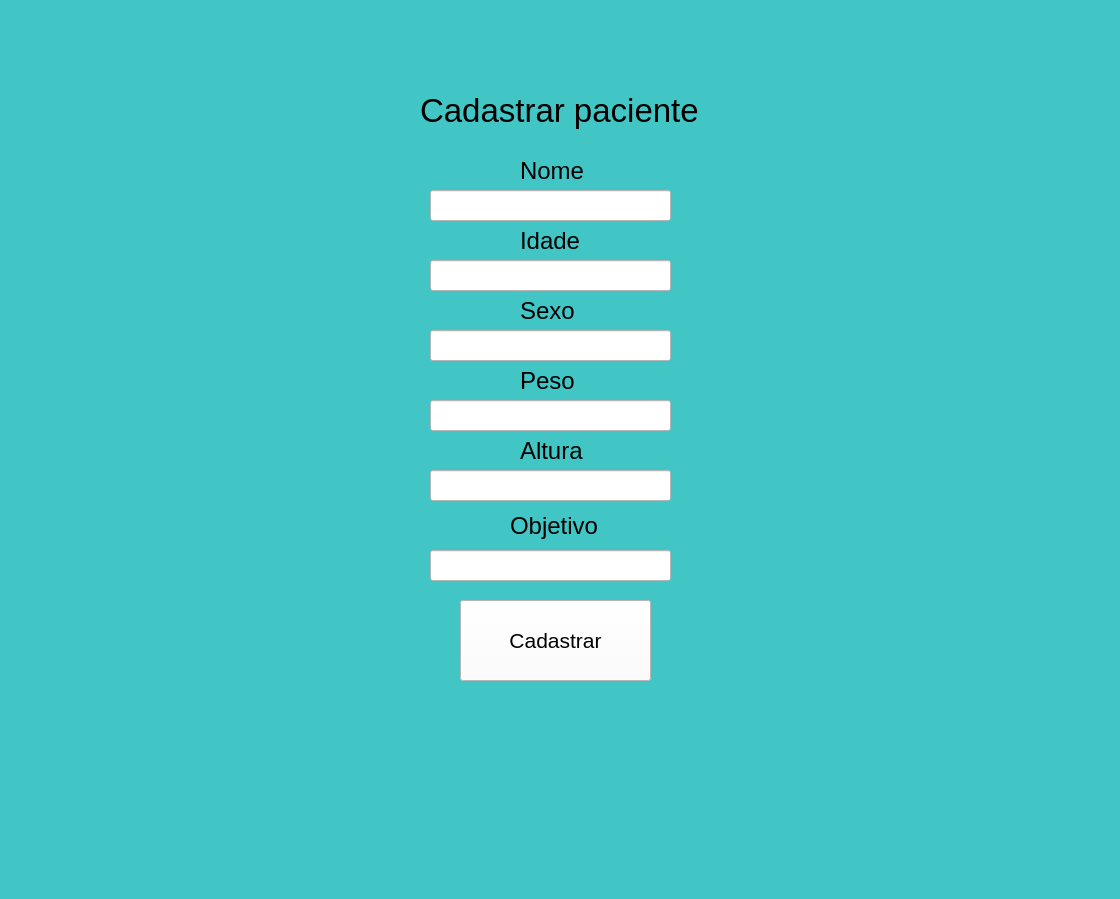
<?xml version="1.0" encoding="UTF-8"?>
<ui version="4.0">
 <class>MainWindow</class>
 <widget class="QMainWindow" name="MainWindow">
  <property name="geometry">
   <rect>
    <x>0</x>
    <y>0</y>
    <width>1120</width>
    <height>899</height>
   </rect>
  </property>
  <property name="windowTitle">
   <string>MainWindow</string>
  </property>
  <property name="styleSheet">
   <string notr="true">background-color: rgb(65, 197, 197);
font: &quot;Arial&quot;;</string>
  </property>
  <widget class="QWidget" name="centralwidget">
   <widget class="QLabel" name="label">
    <property name="geometry">
     <rect>
      <x>420</x>
      <y>80</y>
      <width>301</width>
      <height>61</height>
     </rect>
    </property>
    <property name="font">
     <font>
      <pointsize>25</pointsize>
     </font>
    </property>
    <property name="text">
     <string>Cadastrar paciente</string>
    </property>
   </widget>
   <widget class="QLabel" name="label_2">
    <property name="geometry">
     <rect>
      <x>520</x>
      <y>160</y>
      <width>71</width>
      <height>21</height>
     </rect>
    </property>
    <property name="font">
     <font>
      <pointsize>18</pointsize>
     </font>
    </property>
    <property name="text">
     <string>Nome</string>
    </property>
   </widget>
   <widget class="QLineEdit" name="lineEdit_Nome">
    <property name="geometry">
     <rect>
      <x>430</x>
      <y>190</y>
      <width>241</width>
      <height>31</height>
     </rect>
    </property>
    <property name="styleSheet">
     <string notr="true">background-color: rgb(255, 255, 255);
</string>
    </property>
   </widget>
   <widget class="QLabel" name="label_3">
    <property name="geometry">
     <rect>
      <x>520</x>
      <y>230</y>
      <width>71</width>
      <height>21</height>
     </rect>
    </property>
    <property name="font">
     <font>
      <pointsize>18</pointsize>
     </font>
    </property>
    <property name="text">
     <string>Idade</string>
    </property>
   </widget>
   <widget class="QLineEdit" name="lineEdit_idade">
    <property name="geometry">
     <rect>
      <x>430</x>
      <y>260</y>
      <width>241</width>
      <height>31</height>
     </rect>
    </property>
    <property name="styleSheet">
     <string notr="true">background-color: rgb(255, 255, 255);</string>
    </property>
   </widget>
   <widget class="QLabel" name="label_4">
    <property name="geometry">
     <rect>
      <x>520</x>
      <y>300</y>
      <width>71</width>
      <height>21</height>
     </rect>
    </property>
    <property name="font">
     <font>
      <pointsize>18</pointsize>
     </font>
    </property>
    <property name="text">
     <string>Sexo</string>
    </property>
   </widget>
   <widget class="QLineEdit" name="lineEdit_sexo">
    <property name="geometry">
     <rect>
      <x>430</x>
      <y>330</y>
      <width>241</width>
      <height>31</height>
     </rect>
    </property>
    <property name="styleSheet">
     <string notr="true">background-color: rgb(255, 255, 255);</string>
    </property>
   </widget>
   <widget class="QLabel" name="label_5">
    <property name="geometry">
     <rect>
      <x>520</x>
      <y>370</y>
      <width>71</width>
      <height>21</height>
     </rect>
    </property>
    <property name="font">
     <font>
      <pointsize>18</pointsize>
     </font>
    </property>
    <property name="text">
     <string>Peso</string>
    </property>
   </widget>
   <widget class="QLineEdit" name="lineEdit_peso">
    <property name="geometry">
     <rect>
      <x>430</x>
      <y>400</y>
      <width>241</width>
      <height>31</height>
     </rect>
    </property>
    <property name="styleSheet">
     <string notr="true">background-color: rgb(255, 255, 255);</string>
    </property>
   </widget>
   <widget class="QLabel" name="label_6">
    <property name="geometry">
     <rect>
      <x>520</x>
      <y>440</y>
      <width>71</width>
      <height>21</height>
     </rect>
    </property>
    <property name="font">
     <font>
      <pointsize>18</pointsize>
     </font>
    </property>
    <property name="text">
     <string>Altura</string>
    </property>
   </widget>
   <widget class="QLineEdit" name="lineEdit_altura">
    <property name="geometry">
     <rect>
      <x>430</x>
      <y>470</y>
      <width>241</width>
      <height>31</height>
     </rect>
    </property>
    <property name="styleSheet">
     <string notr="true">background-color: rgb(255, 255, 255);</string>
    </property>
   </widget>
   <widget class="QLabel" name="label_7">
    <property name="geometry">
     <rect>
      <x>510</x>
      <y>510</y>
      <width>101</width>
      <height>31</height>
     </rect>
    </property>
    <property name="font">
     <font>
      <pointsize>18</pointsize>
     </font>
    </property>
    <property name="text">
     <string>Objetivo</string>
    </property>
   </widget>
   <widget class="QLineEdit" name="lineEdit_objetivo">
    <property name="geometry">
     <rect>
      <x>430</x>
      <y>550</y>
      <width>241</width>
      <height>31</height>
     </rect>
    </property>
    <property name="styleSheet">
     <string notr="true">background-color: rgb(255, 255, 255);</string>
    </property>
   </widget>
   <widget class="QPushButton" name="pushButton_cadastrar">
    <property name="geometry">
     <rect>
      <x>460</x>
      <y>600</y>
      <width>191</width>
      <height>81</height>
     </rect>
    </property>
    <property name="font">
     <font>
      <pointsize>16</pointsize>
     </font>
    </property>
    <property name="styleSheet">
     <string notr="true">background-color: rgb(255, 255, 255);</string>
    </property>
    <property name="text">
     <string>Cadastrar</string>
    </property>
   </widget>
   <widget class="QLabel" name="label_IconeVoltar">
    <property name="geometry">
     <rect>
      <x>10</x>
      <y>10</y>
      <width>71</width>
      <height>71</height>
     </rect>
    </property>
    <property name="text">
     <string/>
    </property>
    <property name="pixmap">
     <pixmap>../../../../Downloads/Pufferfish_29_JE4_BE1 (2).webp</pixmap>
    </property>
   </widget>
  </widget>
  <widget class="QMenuBar" name="menubar">
   <property name="geometry">
    <rect>
     <x>0</x>
     <y>0</y>
     <width>1120</width>
     <height>21</height>
    </rect>
   </property>
  </widget>
  <widget class="QStatusBar" name="statusbar"/>
 </widget>
 <resources/>
 <connections/>
</ui>
